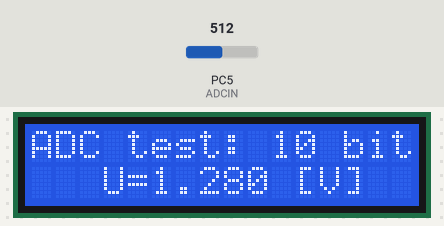
Simulated run of this program. Board: ATmega8, built with avr-gcc and emulated at 2 MHz. Parts: 16×2 character LCD. Wiring (inferred from the names in the program): character LCD (HD44780): RS PC0; E PC2; data PB0, PB1, PB2, PB3, PB4, PB5, PB6, PB7. Inputs (shaded band) come from the test bench; at power-on: PC5 (ADCIN) = 512.

Above: at 1.3 s.
1.4 s: PC5 (ADCIN) set to 716
At 2.0 s:
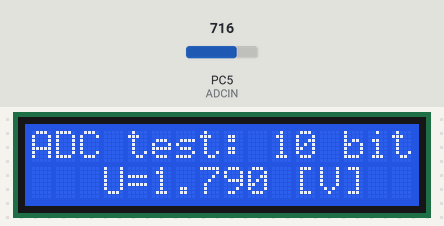
3.0 s: PC5 (ADCIN) set to 900
At 3.5 s:
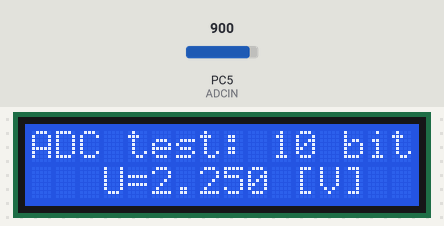
4.5 s: PC5 (ADCIN) set to 1023
At 5.0 s:
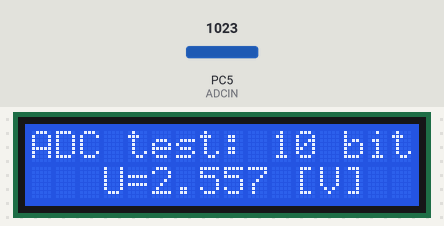
Timing chart, 0 to 7.5 s (numbered marks = the images above; inputs shaded):
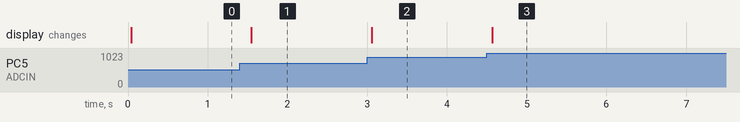

Measured:
- after the input at 1.4 s, the display: changes after 0.15 s (image 1)
- after the input at 3.0 s, the display: changes after 0.06 s (image 2)
- after the input at 4.5 s, the display: changes after 0.07 s (image 3)

The program:

main.c
```c
#include <avr/io.h>
#include <stdio.h>
#include <util/delay.h>
#include "HD44780.h"


//definicja napiecia referencyjnego
#define VREF 2.56
//definicja ADCIN (wej cie ADC)
#define ADCIN PC5

int main(void)
{
	char wynik[]="           ";//bufor tekstowy, wyczyszczenie bufora
	float adc;//zmienna do obliczeñ napiêcia


	LCD_Initalize();      //inicjalizacja LCD
	LCD_GoTo(0, 0);      //Ustawienie kursora w pozycji (0,0)
	LCD_WriteText("ADC test: 10 bit");

	//Inicjalizacja ADC
	ADCSRA =   (1<<ADEN) //w³¹czenie ADC
	|(1<<ADPS0) //ADPS2:0: ustawienie preskalera na 128
	|(1<<ADPS1)
	|(1<<ADPS2);


	ADMUX  =    (1<<REFS1) | (1<<REFS0) | (1<<MUX2) | (1<<MUX0);


	DDRC &=~ (1<<ADCIN);               //Ustawienie Wej cia ADC

	for(;;)
	{
		ADCSRA |= (1<<ADSC);	//ADSC: Uruchomienie pojedynczej konwersji

		while(ADCSRA & (1<<ADSC));	//czeka na zakoñczenie konwersji

		adc=ADC*VREF/1024;      //przeliczenie warto ci na napiêcie
		sprintf(wynik,"U=%1.3f [V]",adc);   //konwersja na ³añcuch znakowy
		LCD_GoTo(3, 1);
		LCD_WriteText(wynik);   //Wy wietlenie wyniku
		_delay_ms(500);
	}
}
```

HD44780.c
```c
//-------------------------------------------------------------------------------------------------
// Wy wietlacz alfanumeryczny ze sterownikiem HD44780
// Sterowanie w trybie 8-bitowym bez odczytu flagi zajêto ci
// Plik : HD44780.c
// Mikrokontroler : Atmel AVR
// Kompilator : avr-gcc
// Autor : Rados³aw Kwiecieñ
//  ród³o : http://radzio.dxp.pl/hd44780/
// Data : 24.03.2007
//-------------------------------------------------------------------------------------------------

#include "HD44780.h"

//-------------------------------------------------------------------------------------------------
//
// Funkcja zapisu bajtu do wy wietacza (bez rozró¿nienia instrukcja/dane).
//
//-------------------------------------------------------------------------------------------------
void _LCD_Write(unsigned char dataToWrite)
{
LCD_E_PORT |= LCD_E;
LCD_DATA_PORT = dataToWrite;
LCD_E_PORT &= ~LCD_E;
_delay_us(50);
}
//-------------------------------------------------------------------------------------------------
//
// Funkcja zapisu rozkazu do wy wietlacza
//
//-------------------------------------------------------------------------------------------------
void LCD_WriteCommand(unsigned char commandToWrite)
{
LCD_RS_PORT &= ~LCD_RS;
_LCD_Write(commandToWrite);
}
//-------------------------------------------------------------------------------------------------
//
// Funkcja zapisu danych do pamiêci wy wietlacza
//
//-------------------------------------------------------------------------------------------------
void LCD_WriteData(unsigned char dataToWrite)
{
LCD_RS_PORT |= LCD_RS;
_LCD_Write(dataToWrite);
}
//-------------------------------------------------------------------------------------------------
//
// Funkcja wy wietlenia napisu na wyswietlaczu.
//
//-------------------------------------------------------------------------------------------------
void LCD_WriteText(const char * text)
{
while(*text)
  LCD_WriteData(*text++);
}
//-------------------------------------------------------------------------------------------------
//
// Funkcja ustawienia wspó³rzêdnych ekranowych
//
//-------------------------------------------------------------------------------------------------
void LCD_GoTo(unsigned char x, unsigned char y)
{
LCD_WriteCommand(HD44780_DDRAM_SET | (x + (0x40 * y)));
}
//-------------------------------------------------------------------------------------------------
//
// Funkcja czyszczenia ekranu wy wietlacza.
//
//-------------------------------------------------------------------------------------------------
void LCD_Clear(void)
{
LCD_WriteCommand(HD44780_CLEAR);
_delay_ms(2);
}
//-------------------------------------------------------------------------------------------------
//
// Funkcja przywrócenia pocz¹tkowych wspó³rzêdnych wy wietlacza.
//
//-------------------------------------------------------------------------------------------------
void LCD_Home(void)
{
LCD_WriteCommand(HD44780_HOME);
_delay_ms(2);
}
//-------------------------------------------------------------------------------------------------
//
// Procedura inicjalizacji kontrolera HD44780.
//
//-------------------------------------------------------------------------------------------------
void LCD_Initalize(void)
{
unsigned char i;
LCD_DATA_DIR = 0xFF;
LCD_E_DIR 	|= LCD_E;   //
LCD_RS_DIR 	|= LCD_RS;  //
_delay_ms(15); // oczekiwanie na ustalibizowanie siê napiecia zasilajacego
LCD_RS_PORT &= ~LCD_RS; // wyzerowanie linii RS
LCD_E_PORT &= ~LCD_E;  // wyzerowanie linii E

for(i = 0; i < 3; i++) // trzykrotne powtórzenie bloku instrukcji
  {
  _LCD_Write(0x3F);
  _delay_ms(5); // czekaj 5ms
  }

_delay_ms(1); // czekaj 1ms
LCD_WriteCommand(HD44780_FUNCTION_SET | HD44780_FONT5x7 | HD44780_TWO_LINE | HD44780_8_BIT); // interfejs 4-bity, 2-linie, znak 5x7
LCD_WriteCommand(HD44780_DISPLAY_ONOFF | HD44780_DISPLAY_OFF); // wy³¹czenie wyswietlacza
LCD_WriteCommand(HD44780_CLEAR); // czyszczenie zawartosæi pamieci DDRAM
_delay_ms(2);
LCD_WriteCommand(HD44780_ENTRY_MODE | HD44780_EM_SHIFT_CURSOR | HD44780_EM_INCREMENT);// inkrementaja adresu i przesuwanie kursora
LCD_WriteCommand(HD44780_DISPLAY_ONOFF | HD44780_DISPLAY_ON | HD44780_CURSOR_OFF | HD44780_CURSOR_NOBLINK); // w³¹cz LCD, bez kursora i mrugania
}

//-------------------------------------------------------------------------------------------------
//
// Koniec pliku HD44780.c
//
//-------------------------------------------------------------------------------------------------
```

HD44780.h
```c
//-------------------------------------------------------------------------------------------------
// Wy wietlacz alfanumeryczny ze sterownikiem HD44780
// Sterowanie w trybie 8-bitowym bez odczytu flagi zajêto ci
// Plik : HD44780.h
// Mikrokontroler : Atmel AVR
// Kompilator : avr-gcc
// Autor : Rados³aw Kwiecieñ
//  ród³o : http://radzio.dxp.pl/hd44780/
// Data : 24.03.2007
//-------------------------------------------------------------------------------------------------

#define F_CPU 2000000 //ustawienie oscylatora na 1MHz
#include <avr/io.h>
#include <util/delay.h>


//-------------------------------------------------------------------------------------------------
//
// Konfiguracja sygna³ów steruj¹cych wy wietlaczem.
// Mo¿na zmieniæ stosownie do potrzeb.
//
//-------------------------------------------------------------------------------------------------
#define LCD_RS_DIR		DDRC
#define LCD_RS_PORT 	PORTC
#define LCD_RS			(1 << PC0)

#define LCD_E_DIR		DDRC
#define LCD_E_PORT		PORTC
#define LCD_E			(1 << PC2)

#define LCD_DATA_DIR	DDRB
#define LCD_DATA_PORT	PORTB


//-------------------------------------------------------------------------------------------------
//
// Instrukcje kontrolera Hitachi HD44780
//
//-------------------------------------------------------------------------------------------------

#define HD44780_CLEAR					0x01

#define HD44780_HOME					0x02

#define HD44780_ENTRY_MODE				0x04
	#define HD44780_EM_SHIFT_CURSOR		0
	#define HD44780_EM_SHIFT_DISPLAY	1
	#define HD44780_EM_DECREMENT		0
	#define HD44780_EM_INCREMENT		2

#define HD44780_DISPLAY_ONOFF			0x08
	#define HD44780_DISPLAY_OFF			0
	#define HD44780_DISPLAY_ON			4
	#define HD44780_CURSOR_OFF			0
	#define HD44780_CURSOR_ON			2
	#define HD44780_CURSOR_NOBLINK		0
	#define HD44780_CURSOR_BLINK		1

#define HD44780_DISPLAY_CURSOR_SHIFT	0x10
	#define HD44780_SHIFT_CURSOR		0
	#define HD44780_SHIFT_DISPLAY		8
	#define HD44780_SHIFT_LEFT			0
	#define HD44780_SHIFT_RIGHT			4

#define HD44780_FUNCTION_SET			0x20
	#define HD44780_FONT5x7				0
	#define HD44780_FONT5x10			4
	#define HD44780_ONE_LINE			0
	#define HD44780_TWO_LINE			8
	#define HD44780_4_BIT				0
	#define HD44780_8_BIT				16

#define HD44780_CGRAM_SET				0x40

#define HD44780_DDRAM_SET				0x80

//-------------------------------------------------------------------------------------------------
//
// Deklaracje funkcji
//
//-------------------------------------------------------------------------------------------------

void LCD_WriteCommand(unsigned char);
void LCD_WriteData(unsigned char);
void LCD_WriteText(const char *);
void LCD_GoTo(unsigned char, unsigned char);
void LCD_Clear(void);
void LCD_Home(void);
void LCD_Initalize(void);

//-------------------------------------------------------------------------------------------------
//
// Koniec pliku HD44780.h
//
//-------------------------------------------------------------------------------------------------
```
